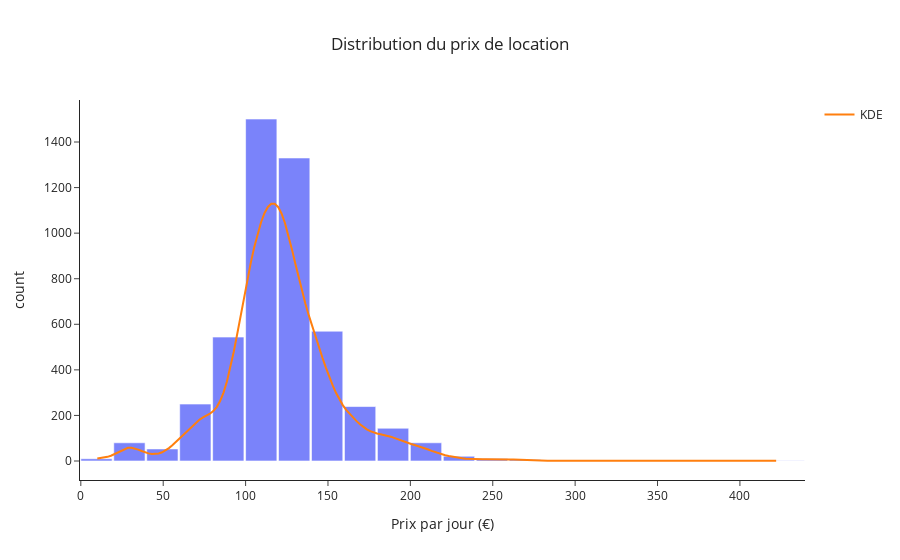

Source (notebook cell):
### Markdown cell above
#### 2. Distribution des prix de location

### Code cell
x = df["rental_price_per_day"]

# Histogram 
fig = px.histogram(
    x=x,
    nbins=30,
    title="Distribution du prix de location",
    labels={"x": "Prix par jour (€)", "y": "Nombre de voitures"},
    opacity=0.85,
)

# Add a KDE curve (scaled to histogram counts) 
# PX doesn't draw KDE by itself, so we compute it and overlay a line.
grid = np.linspace(x.min(), x.max(), 200)            # evaluation grid
kde = gaussian_kde(x)                                 # kernel density
bin_edges = np.histogram_bin_edges(x, bins=30)        # same number of bins
bin_width = bin_edges[1] - bin_edges[0]
y_density = kde(grid) * len(x) * bin_width            # scale density to counts

fig.add_scatter(
    x=grid,
    y=y_density,
    mode="lines",
    name="KDE",
    line=dict(width=2)
)

fig.update_layout(
    bargap=0.05,
    template="simple_white",
    title_x=0.5
)

fig.show()

### Figure 1 — Plotly figure (JSON) as saved in the notebook; plotly's stock layout.template omitted (floating-point values rounded to 4 significant figures; data arrays with more than 128 entries replaced by an {"elided": "..."} marker saying what was removed)
{"data": [{"alignmentgroup": "True", "bingroup": "x", "hovertemplate": "Prix par jour (€)=%{x}<br>count=%{y}<extra></extra>", "legendgroup": "", "marker": {"color": "#636efa", "opacity": 0.85, "pattern": {"shape": ""}}, "name": "", "nbinsx": 30, "offsetgroup": "", "orientation": "v", "showlegend": false, "type": "histogram", "x": {"elided": "4843 int values"}, "xaxis": "x", "yaxis": "y"}, {"line": {"width": 2}, "mode": "lines", "name": "KDE", "type": "scatter", "x": {"elided": "200 float values"}, "y": {"elided": "200 float values"}}], "layout": {"bargap": 0.05, "barmode": "relative", "legend": {"tracegroupgap": 0}, "title": {"text": "Distribution du prix de location", "x": 0.5}, "xaxis": {"anchor": "y", "domain": [0, 1], "title": {"text": "Prix par jour (€)"}}, "yaxis": {"anchor": "x", "domain": [0, 1], "title": {"text": "count"}}}}
